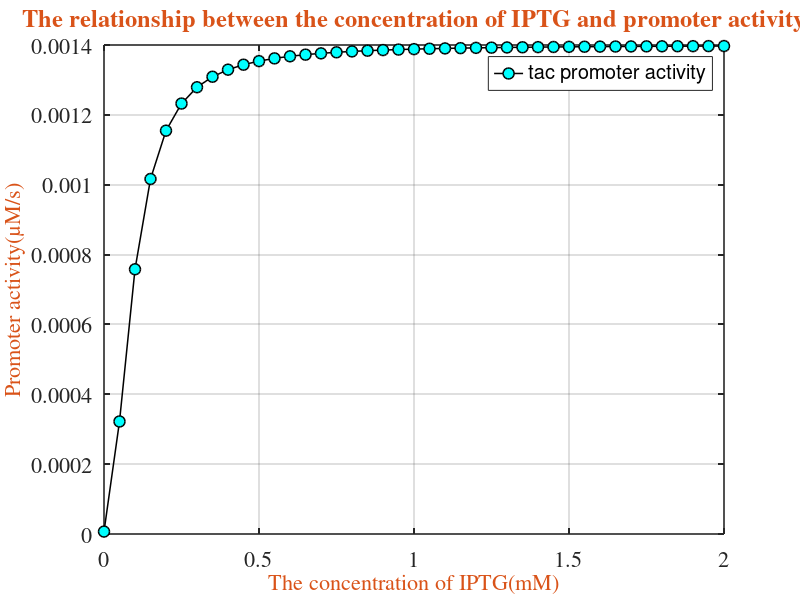

MATLAB code for this plot:
OD = 0.7;
ODunit = 8E+8;% the number of cells/ml

Kx1 = 0.00005;% unit:μM
Kr1 = 1;% unit:μM
LacItot = 0.01;% the normal concentration of LacI in one E.coli,unit:μM
n = 2;% hill cofficient
IPTG = (0:0.05:2);% the range of IPTG,unit:mM
IPTG1 = IPTG*1000*0.001/OD/ODunit*0.92/60/1E-15*1E-14/(0.001/OD/ODunit);% The concentration of IPTG in the cell
c=0.0014./ (1 + ((LacItot./Kx1) .*(1 ./(1 + (IPTG1.^n)./Kr1))));% promoter activity, unit:μM/s

plot(IPTG,c,'ok-', 'linewidth', 1.1, 'markerfacecolor', "c",'MarkerSize',8);
title("The relationship between the concentration of IPTG and promoter activity","FontSize",16,'Color',	'#D95319');
set(gca, 'linewidth', 1.1, 'fontsize', 16, 'fontname', 'times');
xlabel("The concentration of IPTG(mM)","FontSize",16,'Color','#D95319');
ylabel("Promoter activity(μM/s)","FontSize",16,'Color',	'#D95319');
legend("tac promoter activity");
grid on;
box on;